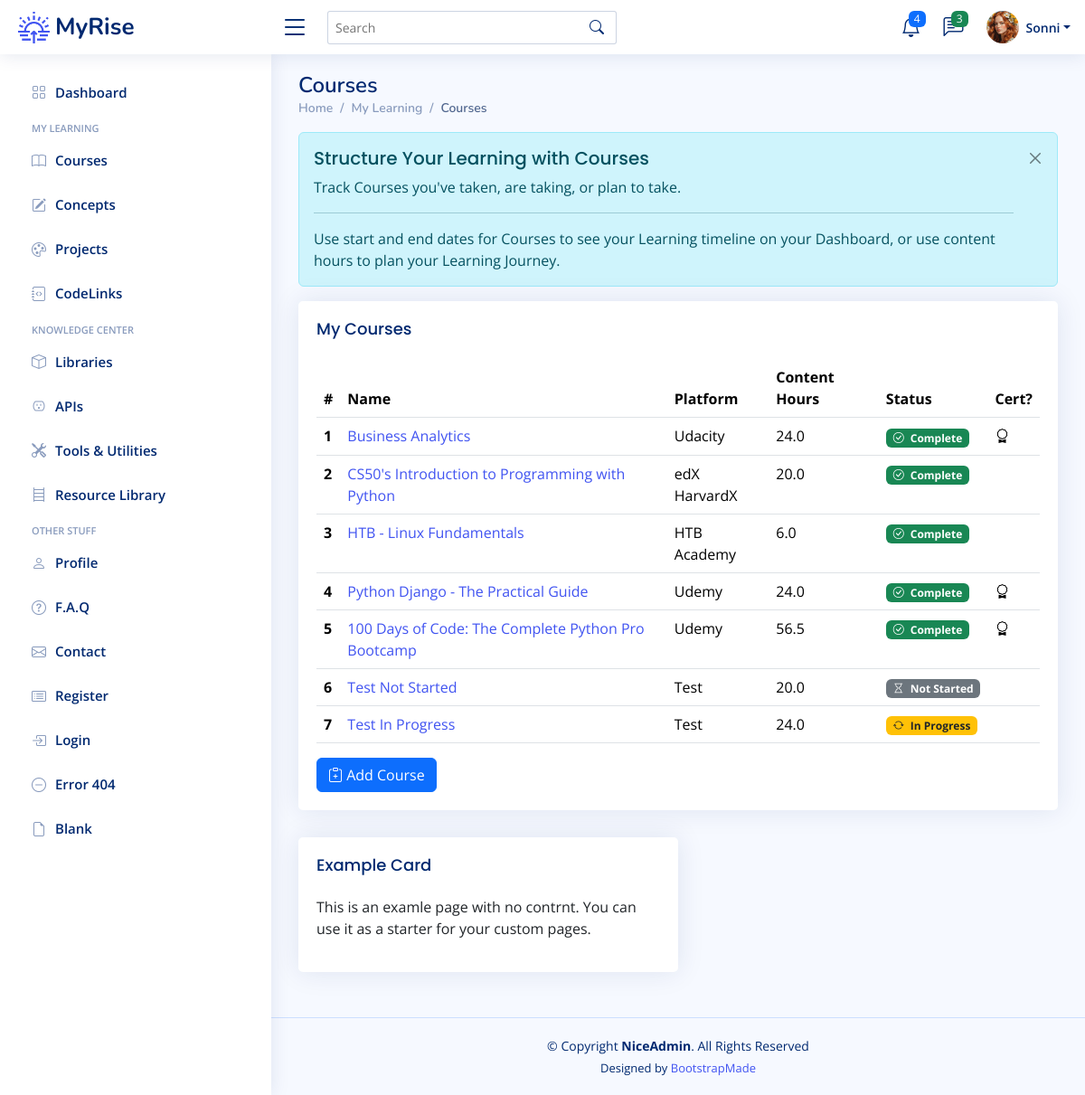
The page /courses (signed in) on the database its author committed.
### app/models.py (models this page shows)
class User(UserMixin, db.Model):
    __tablename__ = "users"
    id: Mapped[int] = mapped_column(Integer, primary_key=True)
    email: Mapped[str] = mapped_column(String(100), unique=True)
    password: Mapped[str] = mapped_column(String(250))
    name: Mapped[str] = mapped_column(String(1000))
    display_name: Mapped[str] = mapped_column(String(1000))
    projects: Mapped[List["Project"]] = relationship(back_populates="user")
    events: Mapped[List["Event"]] = relationship(back_populates="user")
    courses: Mapped[List["Course"]] = relationship(back_populates="user")
    libraries: Mapped[List["Library"]] = relationship(back_populates="user")
    apis: Mapped[List["API"]] = relationship(back_populates="user")
    tools: Mapped[List["Tool"]] = relationship(back_populates="user")
    resources: Mapped[List["Resource"]] = relationship(back_populates="user")
    repos: Mapped[List["Repository"]] = relationship(back_populates="user")
    codelinks: Mapped[List["CodeLink"]] = relationship(back_populates="user")
    concepts: Mapped[List["Concept"]] = relationship('Concept', secondary=user_concept, backref='user')

class Course(db.Model):
    __tablename__ = "courses"
    id: Mapped[int] = mapped_column(Integer, primary_key=True)
    name: Mapped[str] = mapped_column(String(100), unique=True)
    platform: Mapped[str] = mapped_column(String(100))
    url: Mapped[str] = mapped_column(String(250), nullable=True)
    instructor: Mapped[str] = mapped_column(String(100))
    start: Mapped[datetime.date] = mapped_column(Date, nullable=True)
    complete: Mapped[datetime.date] = mapped_column(Date, nullable=True)
    content_hours: Mapped[float] = mapped_column(nullable=True)
    has_cert: Mapped[bool] = mapped_column(Boolean)
    date_added: Mapped[datetime.date] = mapped_column(Date, nullable=False)
    status: Mapped[str] = mapped_column(String(100), nullable=True)
    projects: Mapped[List["Project"]] = relationship(back_populates="course")
    user_id: Mapped[int] = mapped_column(Integer, ForeignKey(User.id), index=True)
    user: Mapped["User"] = relationship(back_populates="courses")

### app/routes.py (the view)
@app.route('/courses')
@login_required
def courses_page():
    get_courses = db.session.execute(db.select(Course).filter_by(user_id=current_user.id)).scalars().all()
    courses = [course for course in get_courses]
    return render_template('courses.html', courses=courses, course_badge=course_statuses)

### app/models.py (called while the page is built)
@login_manager.user_loader
def load_user(user_id):
    return db.get_or_404(User, user_id)

### app/templates/courses.html (shortened to what this page needs)
{% extends 'base.html' %}
{% from 'bootstrap5/form.html' import render_form %}
{% block content %}
	<main id="main" class="main">
    <div class="pagetitle">
      <h1>Courses</h1>
      <nav>
        <ol class="breadcrumb">
          <li class="breadcrumb-item"><a href="index.html">Home</a></li>
          <li class="breadcrumb-item">My Learning</li>
          <li class="breadcrumb-item active">Courses</li>
        </ol>
      </nav>
    </div>
	<div class="alert alert-info  alert-dismissible fade show" role="alert">
		<h4 class="alert-heading">Structure Your Learning with Courses</h4>
		<p>Track Courses you've taken, are taking, or plan to take.</p>
		<hr>
		<p class="mb-0">Use start and end dates for Courses to see your Learning timeline on your Dashboard, or use content hours to plan your Learning Journey.</p>
		<button type="button" class="btn-close" data-bs-dismiss="alert" aria-label="Close"></button>
	  </div>
	 <div class="card">
		<div class="card-body">
		  <h5 class="card-title">My Courses</h5>
		  <table class="table table-hover">
			<thead>
			  <tr>
			    <th scope="col">#</th>
				<th scope="col">Name</th>
				<th scope="col">Platform</th>
				<th scope="col">Content Hours</th>
			    <th scope="col">Status</th>
				<th scope="col">Cert?</th>
			  </tr>
			</thead>
			<tbody>
			{% for course in courses %}
			  <tr>
				<th scope="row">{{ course.id }}</th>
			  	<td><a href="{{ url_for('course_detail', num=course.id ) }}">{{ course.name }}</a></td>
				<td>{{ course.platform }}</td>
				<td>{{ course.content_hours }}</td>
				  {% if course.status %}
				<td><span class="badge {{ course_badge[course.status][1] }}"><i class="bi {{ course_badge[course.status][2] }} me-1"></i> {{ course_badge[course.status][0] }}</span></td>
				  {% else %}
				  <td></td>
				  {% endif %}
				  {% if course.has_cert %}
				<td><i class="bi bi-award"></i></td>
				  {% else %}
				  <td></td>
				  {% endif %}
			  </tr>
			{% endfor %}
			</tbody>
		  </table>
			<a href="{{ url_for('add_new_course') }}">
		  <button type="button" class="btn btn-primary"><i class="bi bi-clipboard-plus"></i> Add Course</button>
			</a>
		</div>
	 </div>
    <section class="section">
        <div class="col-lg-6">
          <div class="card">
            <div class="card-body">
              <h5 class="card-title">Example Card</h5>
              <p>This is an examle page with no contrnt. You can use it as a starter for your custom pages.</p>
            </div>
          </div>
        </div>
    </section>
	</main>
{% endblock %}

### app/templates/heading.html (shortened to what this page needs)
{% from 'bootstrap5/nav.html' import render_nav_item %}
{% from 'bootstrap5/form.html' import render_form %}
  <header id="header" class="header fixed-top d-flex align-items-center">
    <div class="d-flex align-items-center justify-content-between">
      <a href="{{ url_for('home') }}" class="logo d-flex align-items-center">
        <img src="{{ url_for('static', filename='img/logo.png') }}" alt="sun-rise">
        <span class="d-none d-lg-block">MyRise</span>
      </a>
      <i class="bi bi-list toggle-sidebar-btn"></i>
    </div>
    <div class="search-bar">
      <form class="search-form d-flex align-items-center" method="POST" action="#">
        <input type="text" name="query" placeholder="Search" title="Enter search keyword">
        <button type="submit" title="Search"><i class="bi bi-search"></i></button>
      </form>
    </div>
    <nav class="header-nav ms-auto">
      <ul class="d-flex align-items-center">
        <li class="nav-item dropdown">
          <a class="nav-link nav-icon" href="#" data-bs-toggle="dropdown">
            <i class="bi bi-bell"></i>
            <span class="badge bg-primary badge-number">4</span>
          </a>
        </li>
        <li class="nav-item dropdown">
          <a class="nav-link nav-icon" href="#" data-bs-toggle="dropdown">
            <i class="bi bi-chat-left-text"></i>
            <span class="badge bg-success badge-number">3</span>
          </a>
        </li>
        <li class="nav-item dropdown pe-3">
          <a class="nav-link nav-profile d-flex align-items-center pe-0" href="#" data-bs-toggle="dropdown">
            <img src="{{ url_for('static', filename='img/profile-img.png') }}" alt="Profile" class="rounded-circle">
            <span class="d-none d-md-block dropdown-toggle ps-2">{{ current_user.display_name }}</span>
          </a>
        </li>
      </ul>
    </nav>
  </header>
  <aside id="sidebar" class="sidebar">
    <ul class="sidebar-nav" id="sidebar-nav">
      <li class="nav-item">
        <a class="nav-link collapsed" href="{{ url_for('home') }}">
          <i class="bi bi-grid"></i>
          <span>Dashboard</span>
        </a>
      </li>
<li class="nav-heading">My Learning</li>
	  <li class="nav-item">
        <a class="nav-link collapsed" href="{{ url_for('courses_page') }}">
          <i class="bi bi-book"></i>
          <span>Courses</span>
        </a>
      </li>
	  <li class="nav-item">
        <a class="nav-link collapsed" href="{{ url_for('concepts_page') }}">
          <i class="bi bi-pencil-square"></i>
          <span>Concepts</span>
        </a>
      </li>
	  <li class="nav-item">
        <a class="nav-link collapsed" href="{{ url_for('projects_page') }}">
          <i class="bi bi-palette"></i>
          <span>Projects</span>
        </a>
      </li>
	  <li class="nav-item">
        <a class="nav-link collapsed" href="{{ url_for('codelinks_page') }}">
          <i class="bi bi-journal-code"></i>
          <span>CodeLinks</span>
        </a>
      </li>
<li class="nav-heading">Knowledge Center</li>
	  <li class="nav-item">
        <a class="nav-link collapsed" href="{{ url_for('libraries_page') }}">
          <i class="bi bi-box"></i>
          <span>Libraries</span>
        </a>
      </li>
	  <li class="nav-item">
        <a class="nav-link collapsed" href="{{ url_for('apis_page') }}">
          <i class="bi bi-outlet"></i>
          <span>APIs</span>
        </a>
      </li>
	  <li class="nav-item">
        <a class="nav-link collapsed" href="{{ url_for('tools_page') }}">
          <i class="bi bi-tools"></i>
          <span>Tools & Utilities</span>
        </a>
      </li>
	  <li class="nav-item">
        <a class="nav-link collapsed" href="{{ url_for('resources_page') }}">
          <i class="bi bi-bookshelf"></i>
          <span>Resource Library</span>
        </a>
      </li>
	<li class="nav-heading">Other Stuff</li>
      <li class="nav-item">
        <a class="nav-link collapsed" href="users-profile.html">
          <i class="bi bi-person"></i>
          <span>Profile</span>
        </a>
      </li>
      <li class="nav-item">
        <a class="nav-link collapsed" href="pages-faq.html">
          <i class="bi bi-question-circle"></i>
          <span>F.A.Q</span>
        </a>
	  </li>
      <li class="nav-item">
        <a class="nav-link collapsed" href="pages-contact.html">
          <i class="bi bi-envelope"></i>
          <span>Contact</span>
        </a>
      </li>
      <li class="nav-item">
        <a class="nav-link collapsed" href="pages-register.html">
          <i class="bi bi-card-list"></i>
          <span>Register</span>
        </a>
      </li>
      <li class="nav-item">
        <a class="nav-link collapsed" href="pages-login.html">
          <i class="bi bi-box-arrow-in-right"></i>
          <span>Login</span>
        </a>
      </li>
      <li class="nav-item">
        <a class="nav-link collapsed" href="pages-error-404.html">
          <i class="bi bi-dash-circle"></i>
          <span>Error 404</span>
        </a>
      </li>
      <li class="nav-item">
        <a class="nav-link collapsed" href="pages-blank.html">
          <i class="bi bi-file-earmark"></i>
          <span>Blank</span>
        </a>
      </li>
    </ul>
  </aside>

### app/static/css/style.css (style rules this page uses)
:root { scroll-behavior: smooth; }
body { font-family: "Open Sans", sans-serif; background: #f6f9ff; color: #444444; }
a { color: #4154f1; text-decoration: none; }
h1, h2, h3, h4, h5, h6 { font-family: "Nunito", sans-serif; }
#main { margin-top: 60px; padding: 20px 30px; transition: all 0.3s; }
.pagetitle { margin-bottom: 10px; }
.pagetitle h1 { font-size: 24px; margin-bottom: 0; font-weight: 600; color: #012970; }
.card { margin-bottom: 30px; border: none; border-radius: 5px; box-shadow: 0px 0 30px rgba(1, 41, 112, 0.1); }
.card-title { padding: 20px 0 15px 0; font-size: 18px; font-weight: 500; color: #012970; font-family: "Poppins", sans-serif; }
.card-body { padding: 0 20px 20px 20px; }
.alert-heading { font-weight: 500; font-family: "Poppins", sans-serif; font-size: 20px; }
.btn-close { background-size: 25%; }
.breadcrumb { font-size: 14px; font-family: "Nunito", sans-serif; color: #899bbd; font-weight: 600; }
.breadcrumb a { color: #899bbd; transition: 0.3s; }
.breadcrumb .breadcrumb-item::before { color: #899bbd; }
.breadcrumb .active { color: #51678f; font-weight: 600; }
.logo { line-height: 1; }
@media (min-width: 1200px) { .logo { width: 280px; } }
.logo img { max-height: 35px; margin-right: 6px; }
.logo span { font-size: 26px; font-weight: 700; color: #012970; font-family: "Nunito", sans-serif; }
.header { transition: all 0.5s; z-index: 997; height: 60px; box-shadow: 0px 2px 20px rgba(1, 41, 112, 0.1); background-color: #fff; padding-left: 20px; }
.header .toggle-sidebar-btn { font-size: 32px; padding-left: 10px; cursor: pointer; color: #012970; }
.header .search-bar { min-width: 360px; padding: 0 20px; }
.header .search-form { width: 100%; }
.header .search-form input { border: 0; font-size: 14px; color: #012970; border: 1px solid rgba(1, 41, 112, 0.2); padding: 7px 38px 7px 8px; border-radius: 3px; transition: 0.3s; width: 100%; }
.header .search-form button { border: 0; padding: 0; margin-left: -30px; background: none; }
.header .search-form button i { color: #012970; }
.header-nav ul { list-style: none; }
.header-nav>ul { margin: 0; padding: 0; }
.header-nav .nav-icon { font-size: 22px; color: #012970; margin-right: 25px; position: relative; }
.header-nav .nav-profile { color: #012970; }
.header-nav .nav-profile img { max-height: 36px; }
.header-nav .nav-profile span { font-size: 14px; font-weight: 600; }
.header-nav .badge-number { position: absolute; inset: -2px -5px auto auto; font-weight: normal; font-size: 12px; padding: 3px 6px; }
.sidebar { position: fixed; top: 60px; left: 0; bottom: 0; width: 300px; z-index: 996; transition: all 0.3s; padding: 20px; overflow-y: auto; scrollbar-width: thin; scrollbar-color: #aab7cf transparent; box-shadow: 0px 0px 20px rgba(1, 41, 112, 0.1); background-color: #fff; }
@media (min-width: 1200px) { #main, #footer { margin-left: 300px; } }
.sidebar-nav { padding: 0; margin: 0; list-style: none; }
.sidebar-nav li { padding: 0; margin: 0; list-style: none; }
.sidebar-nav .nav-item { margin-bottom: 5px; }
.sidebar-nav .nav-heading { font-size: 11px; text-transform: uppercase; color: #899bbd; font-weight: 600; margin: 10px 0 5px 15px; }
.sidebar-nav .nav-link { display: flex; align-items: center; font-size: 15px; font-weight: 600; color: #4154f1; transition: 0.3; background: #f6f9ff; padding: 10px 15px; border-radius: 4px; }
.sidebar-nav .nav-link i { font-size: 16px; margin-right: 10px; color: #4154f1; }
.sidebar-nav .nav-link.collapsed { color: #012970; background: #fff; }
.sidebar-nav .nav-link.collapsed i { color: #899bbd; }

### rows shown on the page
User: display_name "Sonni"
Course: id "1", name "Business Analytics", platform "Udacity", content_hours "24.0", status "Complete", has_cert True (drawn)
Course: id "2", name "CS50's Introduction to Programming with Python", platform "edX HarvardX", content_hours "20.0", status "Complete", has_cert False (drawn)
Course: id "3", name "HTB - Linux Fundamentals", platform "HTB Academy", content_hours "6.0", status "Complete", has_cert False (drawn)
Course: id "4", name "Python Django - The Practical Guide", platform "Udemy", content_hours "24.0", status "Complete", has_cert True (drawn)
Course: id "5", name "100 Days of Code: The Complete Python Pro Bootcamp", platform "Udemy", content_hours "56.5", status "Complete", has_cert True (drawn)
Course: id "6", name "Test Not Started", platform "Test", content_hours "20.0", status "Not Started", has_cert False (drawn)
Course: id "7", name "Test In Progress", platform "Test", content_hours "24.0", status "In Progress", has_cert False (drawn)
